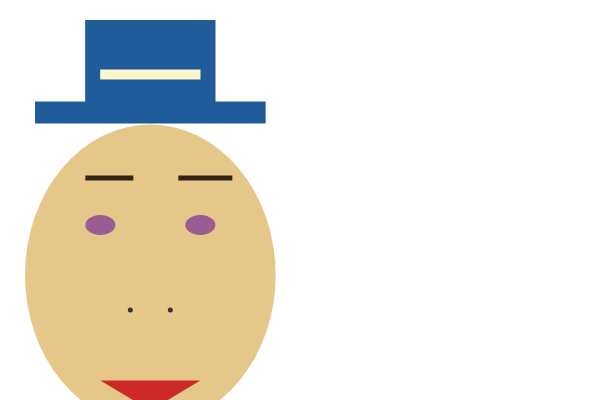
Frame 1 (no input)
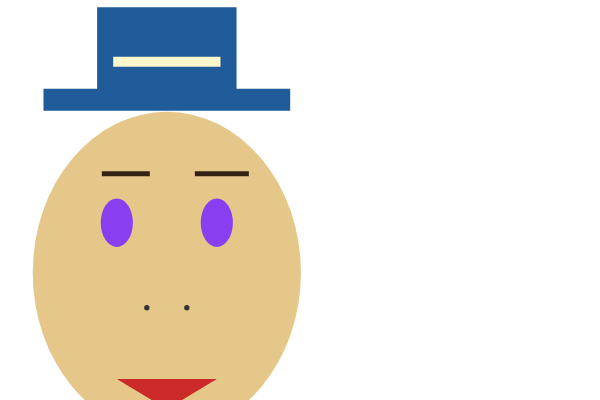
Frame 60 (no input)
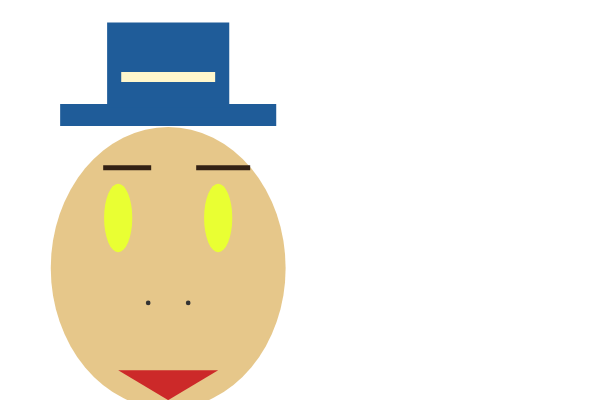
Frame 120 (the mouse pressed at the canvas centre since frame 60)

The p5.js sketch that drew these frames (run headless with seeded random() and noise() and a simulated clock; from frame 60 on, the mouse is pressed at the canvas centre):

// p5.js sketch
// ── sketch.js
// 눈 색
let eA, eB;
let isSaving = false;   // gif 

function setup(){
  createCanvas(600,400);
  colorMode(HSB,360,100,100);

  eA = color(0,0,20);
  eB = color(random(360),80,100);
}

function draw(){

  background(220);

  // 시간
  let t1 = millis()/1000;
  let ss = sin(t1);
  let cc = cos(t1);

  // 얼굴 이동
  let mx = ss * 20;
  let my = cc * 5 + 120;

  // 크기
  let sca = 1 + sin(t1*2)*0.08;

  // 눈깜빡임
  let eH = map(abs(sin(frameCount*0.2)),0,1, 5, 80) * sca;

  // 눈색
  let ttt = (sin(t1)+1)/2;
  let eCol = lerpColor(eA, eB, ttt);

  if(frameCount % 110 == 0){
    eA = eB;
    eB = color(random(360),80,100);
  }

  // 얼굴 중심
  let fx = 150 + mx;
  let fy = 150 + my;
  let fw = 250 * sca;
  let fh = 300 * sca;
  let topY = fy - fh/2;

  // 얼굴
  fill(40,40,90);
  noStroke();
  ellipse(fx, fy, fw, fh);

  // 모자
  fill(210,80,60);
  rectMode(CENTER);
  rect(fx, topY - 12, fw*0.92, 22); 
  rect(fx, topY - 62, fw*0.52, 85);
  fill(50,20,100);
  rect(fx, topY - 50, fw*0.4, 10);

  // 눈
  fill(eCol);
  ellipse(100+mx, 100+my, 30 * sca, eH);
  ellipse(200+mx, 100+my, 30 * sca, eH);

  // 코
  fill(0,0,20);
  ellipse(130+mx, 185+my, 5*sca, 5*sca);
  ellipse(170+mx, 185+my, 5*sca, 5*sca);

  // 입
  fill(0,80,80);
  let myM = sin(frameCount*0.05)*10;
  triangle(
    100+mx, 255+my + myM,
    200+mx, 255+my + myM,
    150+mx, 285+my + myM
  );

  // 눈썹
  fill(25,60,20);
  let by = sin(frameCount*0.1)*5;

  quad(
    85+mx, 50+my+by,
    133+mx, 50+my+by,
    133+mx, 55+my+by,
    85+mx, 55+my+by
  );

  quad(
    178+mx, 50+my+by,
    232+mx, 50+my+by,
    232+mx, 55+my+by,
    178+mx, 55+my+by
  );
}
